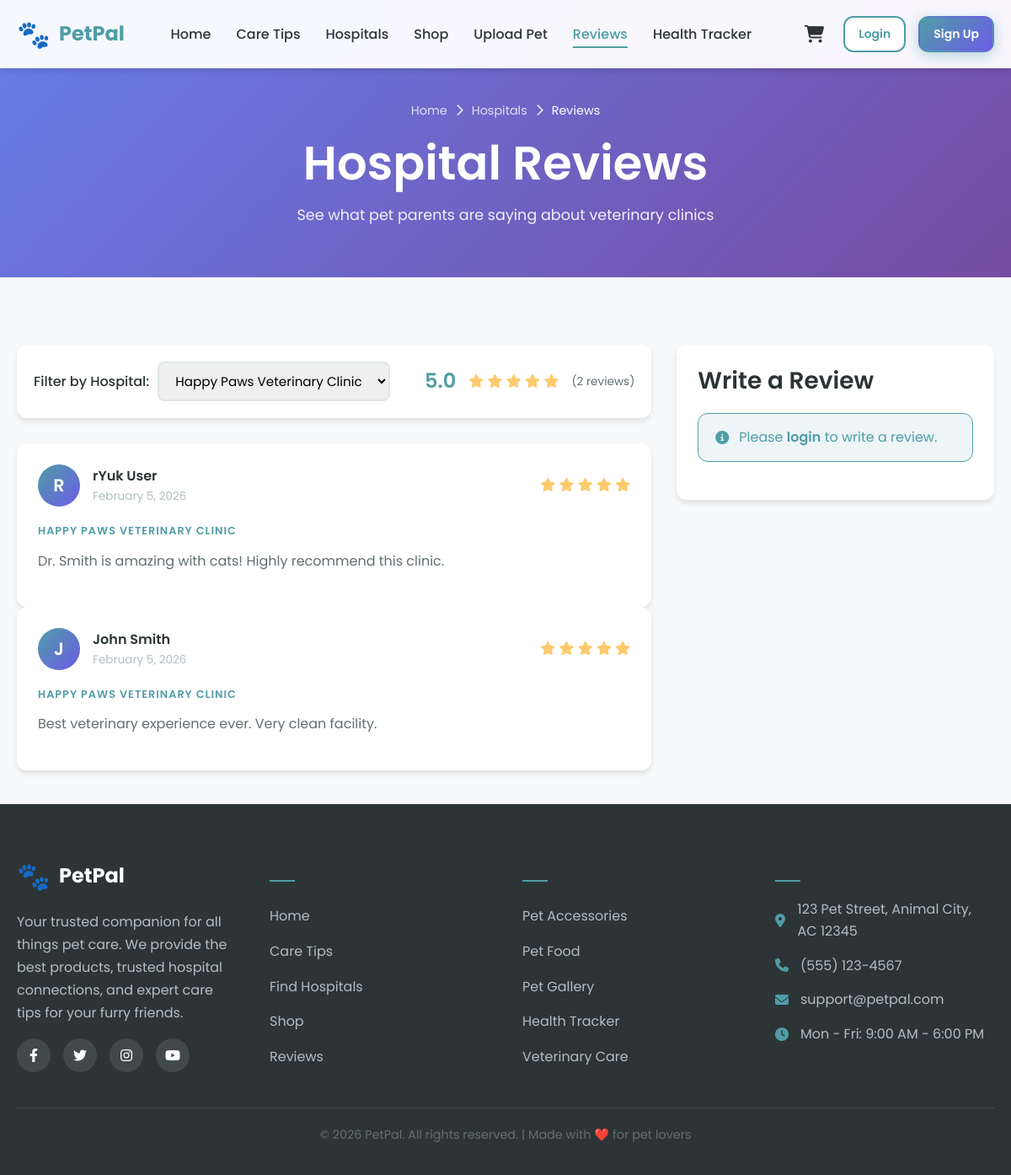
Page /pages/reviews.php?hospital=2 on the earlier database version.
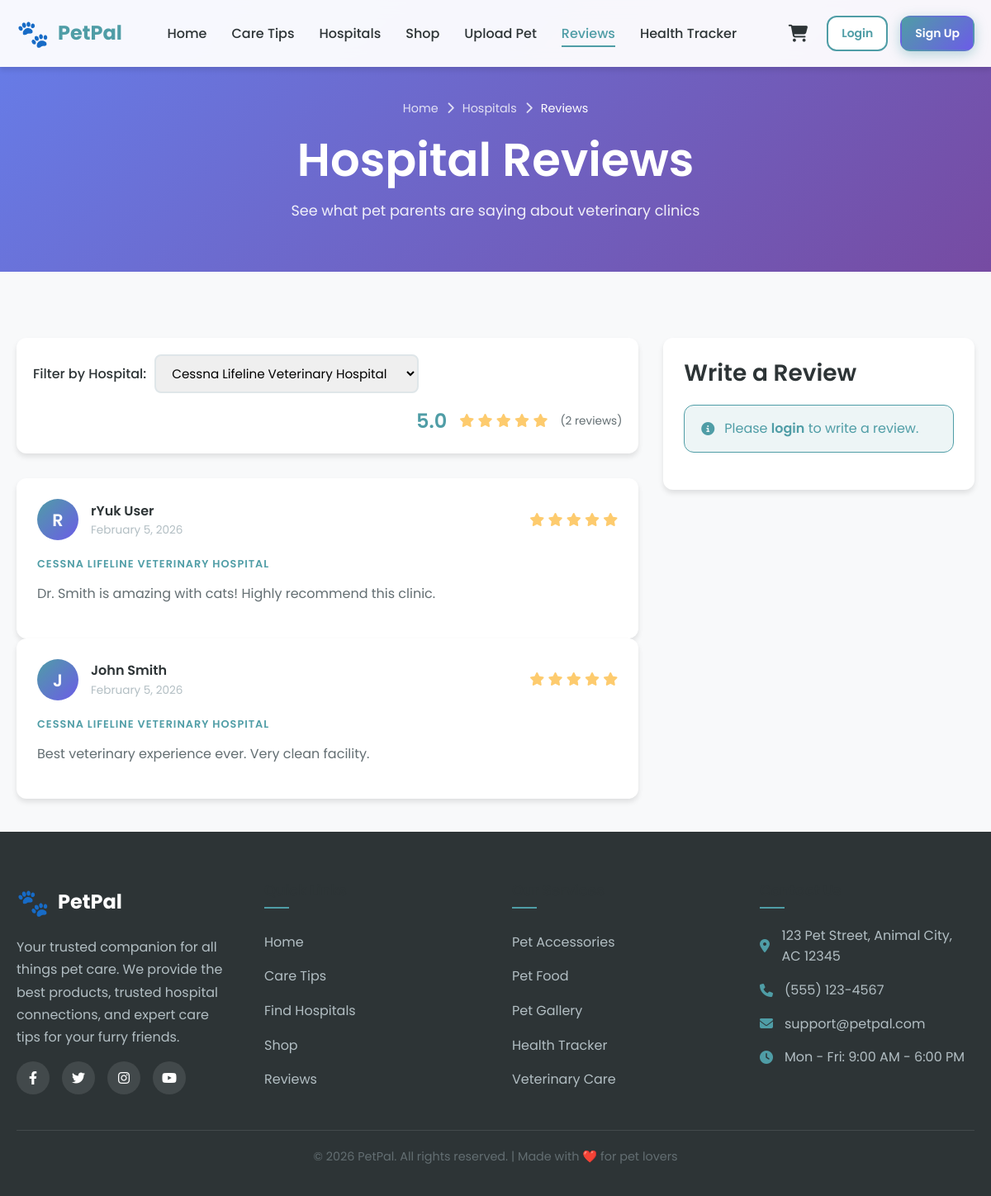
Same page on the later database version.
### tables this page shows
CREATE TABLE reviews (
    id INT AUTO_INCREMENT PRIMARY KEY,
    user_id INT NOT NULL,
    hospital_id INT NOT NULL,
    rating INT NOT NULL CHECK (rating >= 1 AND rating <= 5),
    comment TEXT,
    created_at TIMESTAMP DEFAULT CURRENT_TIMESTAMP,
    FOREIGN KEY (user_id) REFERENCES users(id) ON DELETE CASCADE,
    FOREIGN KEY (hospital_id) REFERENCES hospitals(id) ON DELETE CASCADE
);

CREATE TABLE users (
    id INT AUTO_INCREMENT PRIMARY KEY,
    username VARCHAR(50) NOT NULL UNIQUE,
    email VARCHAR(100) NOT NULL UNIQUE,
    password VARCHAR(255) NOT NULL,
    full_name VARCHAR(100),
    created_at TIMESTAMP DEFAULT CURRENT_TIMESTAMP
);

CREATE TABLE hospitals (
    id INT AUTO_INCREMENT PRIMARY KEY,
    name VARCHAR(150) NOT NULL,
    address TEXT NOT NULL,
    phone VARCHAR(20),
    email VARCHAR(100),
    image_url VARCHAR(255),
    latitude DECIMAL(10,8),
    longitude DECIMAL(11,8),
    created_at TIMESTAMP DEFAULT CURRENT_TIMESTAMP
);

### config/config.php (called while the page is built, shortened)
<?php
function isLoggedIn()
{
    return isset($_SESSION['user_id']) && !empty($_SESSION['user_id']);
}
function h($string)
{
    return htmlspecialchars($string ?? '', ENT_QUOTES, 'UTF-8');
}

### pages/reviews.php (the view, shortened to what this page needs)
<?php
require_once '../config/config.php';
$conn = getDBConnection();
$selectedHospitalId = isset($_GET['hospital']) ? intval($_GET['hospital']) : null;
$hospitalsStmt = $conn->query("SELECT id, name FROM hospitals ORDER BY name");
$hospitals = $hospitalsStmt->fetchAll();
$reviewQuery = "
    SELECT reviews.*, users.username, users.full_name, hospitals.name as hospital_name
    FROM reviews
    JOIN users ON reviews.user_id = users.id
    JOIN hospitals ON reviews.hospital_id = hospitals.id
";
$params = [];
if ($selectedHospitalId) {
    $reviewQuery .= " WHERE reviews.hospital_id = ?";
    $params[] = $selectedHospitalId;
}
$reviewQuery .= " ORDER BY reviews.created_at DESC";
$reviewsStmt = $conn->prepare($reviewQuery);
$reviewsStmt->execute($params);
$reviews = $reviewsStmt->fetchAll();
$avgRating = 0;
$totalRatings = count($reviews);
if ($totalRatings > 0) {
    $avgRating = array_sum(array_column($reviews, 'rating')) / $totalRatings;
}
?>
<!DOCTYPE html>
<html lang="en">
<head>
    <?php include '../includes/head.php'; ?>
</head>
<body>
    <?php include '../includes/navbar.php'; ?>
    <header class="page-header">
        <div class="container">
            <div class="breadcrumb">
                <a href="<?php echo SITE_URL; ?>">Home</a>
                <i class="fas fa-chevron-right"></i>
                <a href="<?php echo SITE_URL; ?>/pages/hospitals.php">Hospitals</a>
                <i class="fas fa-chevron-right"></i>
                <span>Reviews</span>
            </div>
            <h1>Hospital Reviews</h1>
            <p>See what pet parents are saying about veterinary clinics</p>
        </div>
    </header>
    <main class="main-content">
        <div class="container">
            <div style="display: grid; grid-template-columns: 2fr 1fr; gap: 30px; align-items: start;">
                <div>
                    <div class="shop-filters" style="margin-bottom: 30px;">
                        <div class="filter-group">
                            <label class="filter-label">Filter by Hospital:</label>
                            <select class="filter-select" id="hospitalFilter" onchange="filterHospital()">
                                <?php foreach ($hospitals as $hospital): ?>
                                    <option value="<?php echo $hospital['id']; ?>"
                                            <?php echo $selectedHospitalId == $hospital['id'] ? 'selected' : ''; ?>>
                                        <?php echo h($hospital['name']); ?>
                                    </option>
                                <?php endforeach; ?>
                            </select>
                        </div>
                        <?php if ($totalRatings > 0): ?>
                            <div class="filter-group" style="margin-left: auto;">
                                <span style="font-size: 1.5rem; font-weight: 600; color: var(--primary);">
                                    <?php echo number_format($avgRating, 1); ?>
                                </span>
                                <div class="stars" style="margin-left: 5px;">
                                    <?php for ($i = 1; $i <= 5; $i++): ?>
                                        <i class="fas fa-star" style="color: <?php echo $i <= round($avgRating) ? '#FDCB6E' : '#DFE6E9'; ?>"></i>
                                    <?php endfor; ?>
                                </div>
                                <span class="rating-count" style="margin-left: 5px;">
                                    (<?php echo $totalRatings; ?> reviews)
                                </span>
                            </div>
                        <?php endif; ?>
                    </div>
                    <?php if (empty($reviews)): ?>
                        <div class="empty-state">
                            <div class="empty-icon">📝</div>
                            <h3>No Reviews Yet</h3>
                            <p>Be the first to leave a review!</p>
                        </div>
                    <?php else: ?>
                        <div id="reviewsList">
                            <?php foreach ($reviews as $review): ?>
                                <div class="review-card" data-hospital="<?php echo $review['hospital_id']; ?>">
                                    <div class="review-header">
                                        <div class="review-avatar">
                                            <?php echo strtoupper(substr($review['username'], 0, 1)); ?>
                                        </div>
                                        <div class="review-user">
                                            <div class="review-name"><?php echo h($review['full_name']); ?></div>
                                            <div class="review-date">
                                                <?php echo date('F j, Y', strtotime($review['created_at'])); ?>
                                            </div>
                                        </div>
                                        <div class="review-rating">
                                            <?php for ($i = 1; $i <= 5; $i++): ?>
                                                <i class="fas fa-star" style="color: <?php echo $i <= $review['rating'] ? '#FDCB6E' : '#DFE6E9'; ?>"></i>
                                            <?php endfor; ?>
                                        </div>
                                    </div>
                                    <div style="margin-bottom: 10px;">
                                        <span class="product-category"><?php echo h($review['hospital_name']); ?></span>
                                    </div>
                                    <p class="review-content"><?php echo nl2br(h($review['comment'])); ?></p>
                                </div>
                            <?php endforeach; ?>
                        </div>
                    <?php endif; ?>
                </div>
                <div>
                    <div class="card" style="padding: 25px; position: sticky; top: 100px;">
                        <h3 style="margin-bottom: 20px;">Write a Review</h3>
                        <?php if (!isLoggedIn()): ?>
                            <div class="alert alert-info">
                                <i class="fas fa-info-circle"></i>
                                <span>Please <a href="<?php echo SITE_URL; ?>/pages/login.php" style="font-weight: 600;">login</a> to write a review.</span>
                            </div>
                        <?php endif; ?>
                    </div>
                </div>
            </div>
        </div>
    </main>
    <?php include '../includes/footer.php'; ?>
</body>
</html>

### includes/head.php (shortened to what this page needs)
<link rel="stylesheet" href="https://cdnjs.cloudflare.com/ajax/libs/font-awesome/6.4.0/css/all.min.css">
<link rel="stylesheet" href="<?php echo SITE_URL; ?>/assets/css/style.css">

### includes/navbar.php (shortened to what this page needs)
<?php
$currentPage = basename($_SERVER['PHP_SELF'], '.php');
?>
<nav class="navbar" id="navbar">
    <div class="container">
        <a href="<?php echo SITE_URL; ?>" class="navbar-brand">
            <span class="logo-icon">🐾</span>
            <span>
                <?php echo SITE_NAME; ?>
            </span>
        </a>
        <ul class="nav-menu" id="navMenu">
            <li>
                <a href="<?php echo SITE_URL; ?>"
                    class="nav-link <?php echo $currentPage === 'index' ? 'active' : ''; ?>">
                    Home
                </a>
            </li>
            <li>
                <a href="<?php echo SITE_URL; ?>/pages/care-tips.php"
                    class="nav-link <?php echo $currentPage === 'care-tips' ? 'active' : ''; ?>">
                    Care Tips
                </a>
            </li>
            <li>
                <a href="<?php echo SITE_URL; ?>/pages/hospitals.php"
                    class="nav-link <?php echo $currentPage === 'hospitals' ? 'active' : ''; ?>">
                    Hospitals
                </a>
            </li>
            <li>
                <a href="<?php echo SITE_URL; ?>/pages/shop.php"
                    class="nav-link <?php echo $currentPage === 'shop' ? 'active' : ''; ?>">
                    Shop
                </a>
            </li>
            <li>
                <a href="<?php echo SITE_URL; ?>/pages/upload-pet.php"
                    class="nav-link <?php echo $currentPage === 'upload-pet' ? 'active' : ''; ?>">
                    Upload Pet
                </a>
            </li>
            <li>
                <a href="<?php echo SITE_URL; ?>/pages/reviews.php"
                    class="nav-link <?php echo $currentPage === 'reviews' ? 'active' : ''; ?>">
                    Reviews
                </a>
            </li>
            <li>
                <a href="<?php echo SITE_URL; ?>/pages/health-tracker.php"
                    class="nav-link <?php echo $currentPage === 'health-tracker' ? 'active' : ''; ?>">
                    Health Tracker
                </a>
            </li>
        </ul>
        <div class="nav-actions">
            <a href="<?php echo SITE_URL; ?>/pages/cart.php" class="cart-icon" title="Shopping Cart">
                <i class="fas fa-shopping-cart"></i>
            </a>
            <?php if (isLoggedIn()): ?>
                <?php $user = getCurrentUser(); ?>
                <div class="user-dropdown">
                    <a href="<?php echo SITE_URL; ?>/pages/profile.php" class="btn btn-sm btn-secondary">
                        <i class="fas fa-user"></i>
                        <?php echo h($user['username']); ?>
                    </a>
                    <a href="<?php echo SITE_URL; ?>/pages/logout.php" class="btn btn-sm btn-primary">
                        <i class="fas fa-sign-out-alt"></i>
                        Logout
                    </a>
                </div>
            <?php else: ?>
                <a href="<?php echo SITE_URL; ?>/pages/login.php" class="btn btn-sm btn-secondary">
                    Login
                </a>
                <a href="<?php echo SITE_URL; ?>/pages/register.php" class="btn btn-sm btn-primary">
                    Sign Up
                </a>
            <?php endif; ?>
        </div>
    </div>
</nav>

### includes/footer.php (shortened to what this page needs)
<footer class="footer">
    <div class="container">
        <div class="footer-grid">
            <div class="footer-column">
                <a href="<?php echo SITE_URL; ?>" class="footer-brand">
                    <span class="logo-icon">🐾</span>
                    <span>
                        <?php echo SITE_NAME; ?>
                    </span>
                </a>
                <p class="footer-description">
                    Your trusted companion for all things pet care. We provide the best products,
                    trusted hospital connections, and expert care tips for your furry friends.
                </p>
                <div class="social-links">
                    <a href="#" class="social-link" title="Facebook">
                        <i class="fab fa-facebook-f"></i>
                    </a>
                    <a href="#" class="social-link" title="Twitter">
                        <i class="fab fa-twitter"></i>
                    </a>
                    <a href="#" class="social-link" title="Instagram">
                        <i class="fab fa-instagram"></i>
                    </a>
                    <a href="#" class="social-link" title="YouTube">
                        <i class="fab fa-youtube"></i>
                    </a>
                </div>
            </div>
            <div class="footer-column">
                <h4 class="footer-title">Quick Links</h4>
                <div class="footer-links">
                    <a href="<?php echo SITE_URL; ?>">Home</a>
                    <a href="<?php echo SITE_URL; ?>/pages/care-tips.php">Care Tips</a>
                    <a href="<?php echo SITE_URL; ?>/pages/hospitals.php">Find Hospitals</a>
                    <a href="<?php echo SITE_URL; ?>/pages/shop.php">Shop</a>
                    <a href="<?php echo SITE_URL; ?>/pages/reviews.php">Reviews</a>
                </div>
            </div>
            <div class="footer-column">
                <h4 class="footer-title">Our Services</h4>
                <div class="footer-links">
                    <a href="<?php echo SITE_URL; ?>/pages/shop.php?category=accessories">Pet Accessories</a>
                    <a href="<?php echo SITE_URL; ?>/pages/shop.php?category=food">Pet Food</a>
                    <a href="<?php echo SITE_URL; ?>/pages/upload-pet.php">Pet Gallery</a>
                    <a href="<?php echo SITE_URL; ?>/pages/health-tracker.php">Health Tracker</a>
                    <a href="<?php echo SITE_URL; ?>/pages/hospitals.php">Veterinary Care</a>
                </div>
            </div>
            <div class="footer-column">
                <h4 class="footer-title">Contact Us</h4>
                <div class="footer-contact">
                    <p>
                        <i class="fas fa-map-marker-alt"></i>
                        123 Pet Street, Animal City, AC 12345
                    </p>
                    <p>
                        <i class="fas fa-phone"></i>
                        (555) 123-4567
                    </p>
                    <p>
                        <i class="fas fa-envelope"></i>
                        support@petpal.com
                    </p>
                    <p>
                        <i class="fas fa-clock"></i>
                        Mon - Fri: 9:00 AM - 6:00 PM
                    </p>
                </div>
            </div>
        </div>
        <div class="footer-bottom">
            <p>&copy;
                <?php echo date('Y'); ?>
                <?php echo SITE_NAME; ?>. All rights reserved. | Made with ❤️ for pet lovers
            </p>
        </div>
    </div>
</footer>

Differences in the rows shown:
changed through a linked row, reviews "Dr. Smith is amazing with cats! Highly recommend this clinic.": hospital.name "HAPPY PAWS VETERINARY CLINIC" → "CESSNA LIFELINE VETERINARY HOSPITAL"
changed through a linked row, reviews "Best veterinary experience ever. Very clean facility.": hospital.name "HAPPY PAWS VETERINARY CLINIC" → "CESSNA LIFELINE VETERINARY HOSPITAL"
Other differences:
form field value: "Happy Paws Veterinary Clinic" → "Cessna Lifeline Veterinary Hospital"
